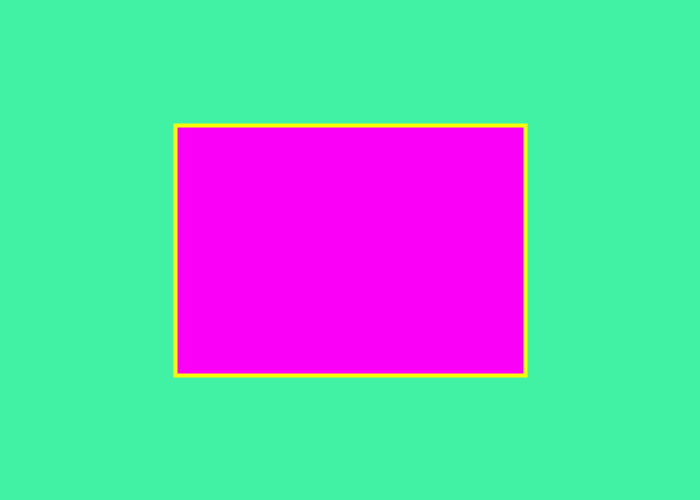
Frame 1 (no input)
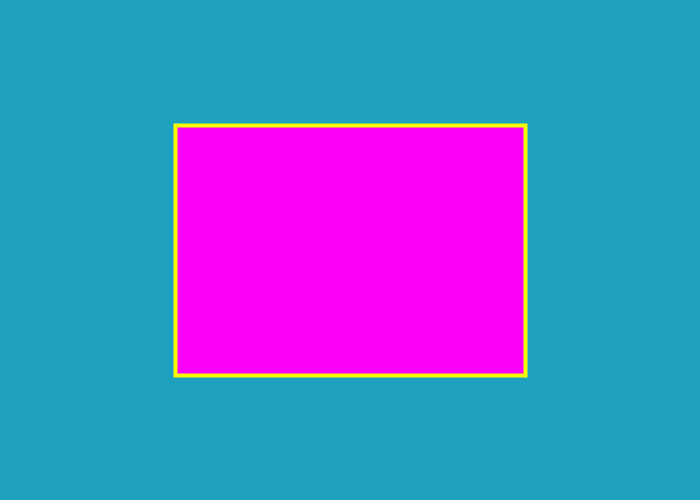
Frame 60 (the mouse pressed at the canvas centre just before this capture)
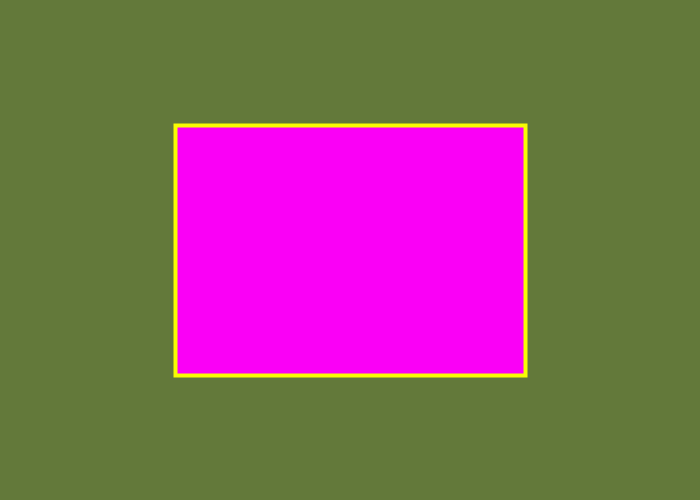
Frame 120 (the mouse held since frame 60 and released just before this capture)

The Processing sketch that drew these frames (run headless with seeded random() and noise(); from frame 60 on, the mouse is pressed at the canvas centre):

// Processing sketch: drawing_a_rectangle
// ── drawing_a_rectangle.pde


//Global Variables
int x = width*1/4, y = height*1/4, rectWidth = width*1/2, rectHeight = height*1/2;
int backgroundBlue;
int strokeRest=1;
int thin=width*1/50, thick=2*thin;
color strokeColour, fillColour;
color yellow=#F8FC03, purple=#FA00F6, whiteReset=#FFFFFF, blackReset=#000000;
// Colour design must limit blue as much as possible ... notice purple
color yellowNightMode=#F8FC00, purpleNightMode=#FA0096; //No blue light for the colour shade
Boolean nightMode=false; //Daytime is false
//
void setup()
{
  size(700, 500); //Display Geometry (Orientations): Square, Landscape, Portrait
  //fullScreen(); //displayWidth, displayHeigth
  
  x = width*1/4;
  y=height*1/4;
  rectWidth= width*1/2;
  rectHeight=height*1/2;
  println("Canvas Size", width, height);
  println("Display", "width: ", displayWidth, " height: ", displayHeight);
}//End setup
//
void draw()
{
  // Background as gray scale, 0-255 (notice 256 #'s)
  background(50);
  // New Background Function "covers" old gray scale background()
  // Background as colour, RGB, random(a,b)
  // Night Mode means background cannot have blue // change randome for night mode
  //
  if ( nightMode==true ) //Night Mode Choices
  {
    backgroundBlue = 0;
    strokeColour = yellowNightMode;
    fillColour = purpleNightMode;
    println("Night mode is woking ");
  } else
  {
    backgroundBlue = int( random(255) );
    strokeColour = yellow;
    fillColour = purple;
  println("Night mode is off");
  } //End Night Mode
  //
  background( color(random(0, 255), random(255), backgroundBlue) );
  strokeWeight(thick);
  stroke(strokeColour);
  fill(fillColour);
  rect(x, y, rectWidth, rectHeight);
  //rest to defaults
  fill(whiteReset);
  stroke(blackReset);
  strokeWeight(strokeRest);
}//End draw
//
void keyPressed() {
 
  if ( key == 'N' || key == 'n') nightMode = true;
if ( key == CODED && keyCode == LEFT) nightMode = false; 
}//End keyPressed
//
void mousePressed() 
{
  if(mouseButton == LEFT) nightMode = true;
 if(mouseButton == RIGHT) nightMode = false; 

}//End mousePressed


 //End of Program
